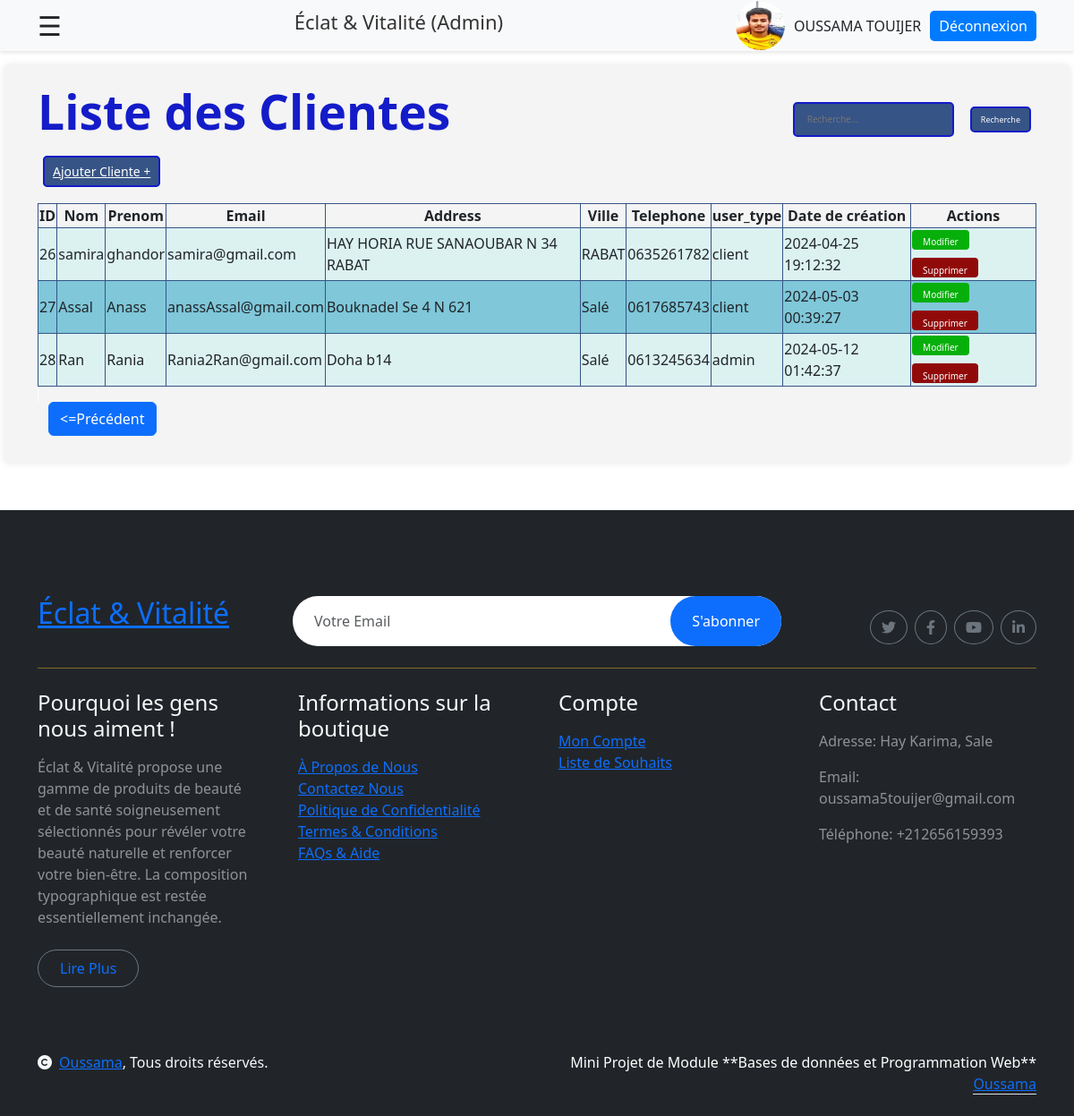
The page /admin/users/listeCustomers.php?page=2 (signed in) on the database its author committed.
### tables this page shows
CREATE TABLE IF NOT EXISTS `users` (
  `id` bigint NOT NULL AUTO_INCREMENT,
  `nom` varchar(100) DEFAULT NULL,
  `prenom` varchar(100) DEFAULT NULL,
  `email` varchar(255) DEFAULT NULL,
  `password` varchar(255) DEFAULT NULL,
  `user_type` enum('client','admin') DEFAULT NULL,
  `telephone` varchar(20) DEFAULT NULL,
  `address` varchar(255) DEFAULT NULL,
  `ville` varchar(100) DEFAULT NULL,
  `date_creation` timestamp NULL DEFAULT CURRENT_TIMESTAMP,
  `date_modification` timestamp NULL DEFAULT CURRENT_TIMESTAMP ON UPDATE CURRENT_TIMESTAMP,
  `etat` tinyint(1) DEFAULT '0',
  PRIMARY KEY (`id`)
);

### include/functionsCustomers.php (called while the page is built, shortened)
<?php
function connectToDatabase() {
    $servername = "localhost";
    $username = "root";
    $password = "";
    $DBname = "eclat_vitalite";
    try {
        $conn = new PDO("mysql:host=$servername;dbname=$DBname", $username, $password);
        $conn->setAttribute(PDO::ATTR_ERRMODE, PDO::ERRMODE_EXCEPTION);
        return $conn;
    } catch(PDOException $e) {
        echo "Échec de la connexion : " . $e->getMessage();
        exit();
    }
}
function getAllCustomers() {
    $conn = connectToDatabase();
    $requete = "SELECT * FROM users";
    try {
        $resultat = $conn->query($requete);
        $users = $resultat->fetchAll();
        return $users;
    } catch(PDOException $e) {
        echo "Erreur lors de l'exécution de la requête : " . $e->getMessage();
        $conn = null;
        exit();
    }
}
?>

### admin/users/listeCustomers.php (the view, shortened to what this page needs)
<?php
include '../../include/functionsCustomers.php';
if(!empty($_POST['sCus'])) {
    $users = searchCustomers($_POST['sCus']);
} else {
    $users = getAllCustomers();
}
$page = isset($_GET['page']) ? $_GET['page'] : 1;
$usersPerPage = 4;
$startIndex = ($page - 1) * $usersPerPage;
$usersToShow = array_slice($users, $startIndex, $usersPerPage);
?>
<!DOCTYPE html>
<html lang="en">
<head>
    <link rel="stylesheet" href="stylesCustomers.css">
    <link href="https://cdn.jsdelivr.net/npm/bootstrap@5.3.3/dist/css/bootstrap.min.css" rel="stylesheet" />
    <link href="https://getbootstrap.com/docs/5.3/assets/css/docs.css" rel="stylesheet" />
    <link rel="stylesheet" href="https://cdnjs.cloudflare.com/ajax/libs/font-awesome/6.0.0-beta3/css/all.min.css">
</head>
<body>
<header class="ous" >
    <div class="container d-flex justify-content-between align-items-center">
        <span style="font-size:30px;cursor:pointer" onclick="openDrawer()">&#9776;</span>
        <div class="logo-wrapper">
            <h6 style=" font-size: 22px; color: #333;">Éclat & Vitalité (Admin)</h6>
        </div>
        <div class="user-wrapper">
            <a href="../profile.php">
                <img src="../userImages/user.jpg" alt="user" class="user-image">
            </a>
            <span class="username"><?php echo htmlspecialchars($_SESSION['prenom'].' ' .$_SESSION['nom']); ?></span>
            <?php
            if(isset($_SESSION['email'])) {
                echo '<a class="logout-btn" href="../deconnexion.php">Déconnexion</a>';
            }
            ?>
        </div>
    </div>
</header>
    <div class="main-content">
        <main >
            <div class="container">
                <?php
                if(isset($_SESSION['email'])) {
                echo "<div class='title-and-button'>";
                echo "<h2 class='title' >Liste des Clientes</h1>";
                print'<form method="post" action="" >
                    <input type="number" for="b1" name="sCus" placeholder="Recherche..." class="iptR">
                    <button type="submit" id="b1" class="buR" >
                        Recherche
                    </button>
                </form>';
                echo "</div>";?>
            </div>
            <?php echo '<div class="container"><a href="ajout.php" class="btnAjout" data-bs-toggle="modal" data-bs-target="#ajoutModal"> Ajouter Cliente + </a></div><br>';?>
            <div class="container">
                <?php
                if (empty($usersToShow)) {
                    echo "<p>Aucun Clientes trouvé.</p>";
                } else {
                    echo "<div class='alert alert-danger'>Échec de la mise à jour du Clientes. Veuillez réessayer !!!</div>";?>
                <?php
                echo ' <div class="siw"> <table class="tablee" style="margin-left: auto; margin-right: auto;">
                    <thead>
                <tr>
                    <th>ID</th>
                    <th>Nom</th>
                    <th>Prenom</th>
                    <th>Email</th>
                    <th>Address</th>
                    <th>Ville</th>
                    <th>Telephone</th>
                    <th>user_type</th>
                    <th>Date de création</th>
                    <th>Actions</th>
                </tr>
                    </thead>
                    <tbody>';
                foreach ($usersToShow as $users) {
                    echo "<tr>
                                      <td>{$users['id']}</td>
                                      <td>{$users['nom']}</td>
                                      <td>{$users['prenom']}</td>
                                      <td>{$users['email']}</td>
                                      <td>{$users['address']}</td>
                                      <td>{$users['ville']}</td>
                                      <td>{$users['telephone']}</td>
                                      <td>{$users['user_type']}</td>
                                      <td>{$users['date_creation']}</td>
                                      <td>
                                           <a href='modifer.php' data-bs-toggle='modal' data-bs-target='#modifierModal{$users['id']}' ><button class='edit-button'>Modifier</button></a>
                                           <a href='supprimer.php?id={$users['id']}'><button class='delete-button'>Supprimer</button></a>
                                      </td>
                         </tr>";
                        }
                    echo '</tbody>';
                    echo '</table>';?>
            </div>
        <?php
                    echo '<div class="container pagination-buttons" style="margin-left: auto; margin-right: auto;">';
                    if ($page > 1) {
                        echo '<a href="?page='.($page-1).'" class="btn btn-primary"><=Précédent</a>';
                    }
                    echo '</div>';
                }
                } else {
                    echo "<p>Session data not found.</p>";
                }
               ?>
        </main>
    </div>
<?php include '../../include/footer.php'?>
</body>
</html>

### rows shown on the page
users: id "26", nom "samira", prenom "ghandor", email "samira@gmail.com", address "HAY HORIA RUE SANAOUBAR N 34 RABAT", ville "RABAT", telephone "0635261782", user_type "client", date_creation "2024-04-25 19:12:32"
users: id "27", nom "Assal", prenom "Anass", email "anassAssal@gmail.com", address "Bouknadel Se 4 N 621", ville "Salé", telephone "0617685743", user_type "client", date_creation "2024-05-03 00:39:27"
users: id "28", nom "Ran", prenom "Rania", email "Rania2Ran@gmail.com", address "Doha b14", ville "Salé", telephone "0613245634", user_type "admin", date_creation "2024-05-12 01:42:37"

### other values the page prints
$_SESSION['prenom'].' ' .$_SESSION['nom'] "OUSSAMA TOUIJER"
